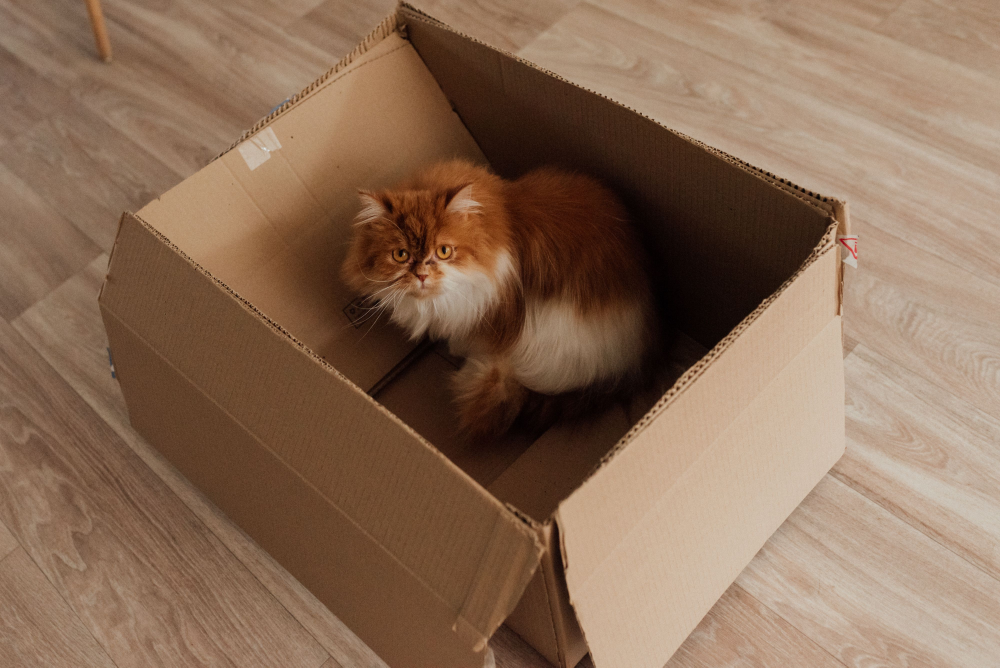
#> input picture assets/s006/f1-settled.jpg, 4000 x 2670 px (shown at 1/4 size)
$ python crop_photos.py
#> lines starting #> are read from the running program, lines starting #| are printed output that depends on the picture
#!/usr/bin/env python3
"""静止画3枚を1080x1920に中央基準でクロップ（gen_diagrams.pyのcover_cropと同じ考え方）。"""
import pathlib
from PIL import Image

OW, OH = 1080, 1920
HERE = pathlib.Path(__file__).parent

# (ファイル名, 水平方向のアンカー 0.0=左端基準 0.5=中央 1.0=右端基準)
JOBS = [
    ("f1-settled.jpg", 0.5),
    ("f4-peer.jpg", 0.5),
    ("f5-refuge.jpg", 0.5),
]

def cover_crop(im, ow, oh, x_anchor=0.5, y_anchor=0.5):
#> called with ow = 1080, oh = 1920, x_anchor = 0.5, y_anchor = 0.5
    im = im.convert("RGB")
#> im is the input picture: PIL image 4000x2670 RGB; mean R, G, B 137.4, 108.4, 86.6
    s = max(ow / im.width, oh / im.height)
#> s = 0.719
    im = im.resize((round(im.width * s), round(im.height * s)), Image.LANCZOS)
#> im: PIL image 2876x1920 RGB
    l = round((im.width - ow) * x_anchor)
#> l = 898
    t = round((im.height - oh) * y_anchor)
#> t = 0
    return im.crop((l, t, l + ow, t + oh))
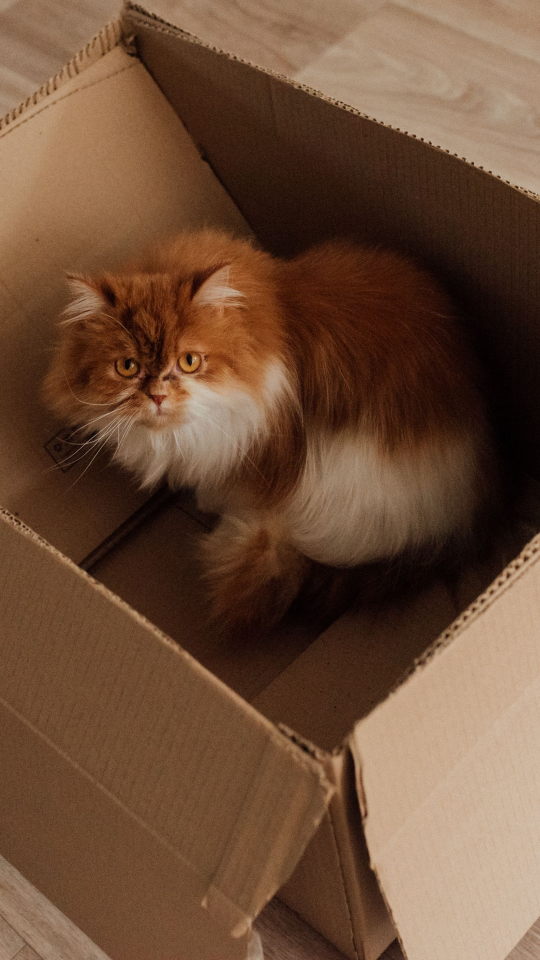
#> returned value: PIL image 1080x1920 RGB (shown at 1/2 size); mean R, G, B 109.2, 77.6, 55.8

for name, x_anchor in JOBS:
    src = HERE / name
    im = cover_crop(Image.open(src), OW, OH, x_anchor=x_anchor)
    out = HERE / name.replace(".jpg", "-cropped.jpg")
    im.save(out, quality=93)
    print(out)
#> pass 2 of the loop `for name, x_anchor in JOBS:`:
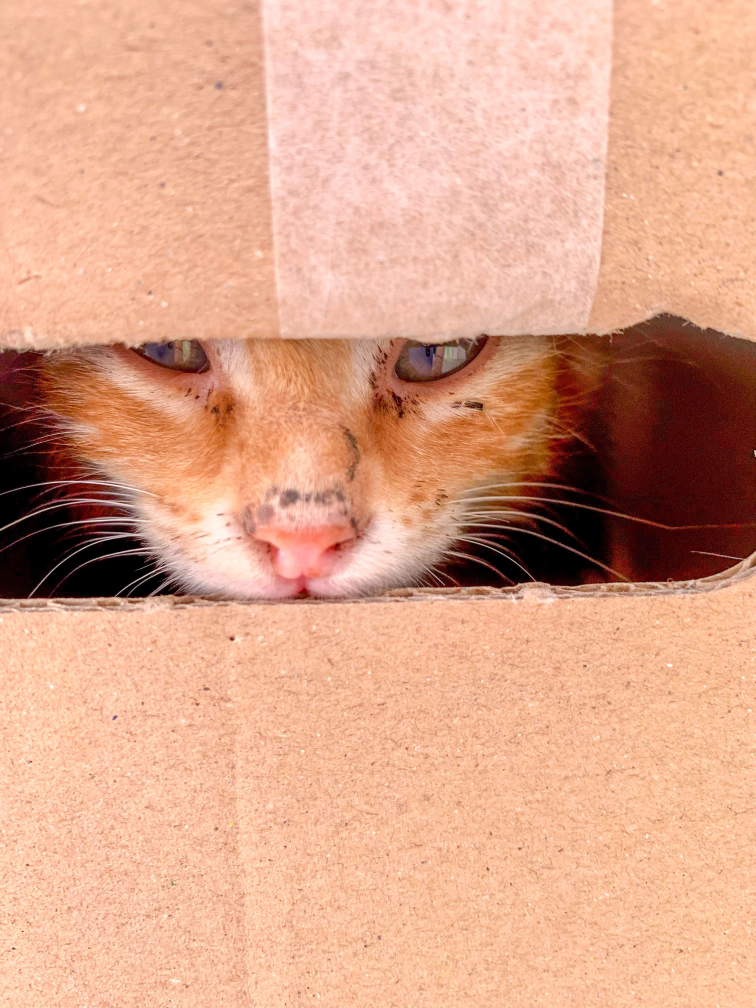
#> input picture assets/s006/f4-peer.jpg, 3024 x 4032 px (shown at 1/4 size)
#> in cover_crop, im is the input picture: PIL image 3024x4032 RGB; mean R, G, B 220.2, 165.2, 138.3
#> im: PIL image 1440x1920 RGB
#> in cover_crop (call 2), `return im.crop((l, t, l + ow, t + oh))`:
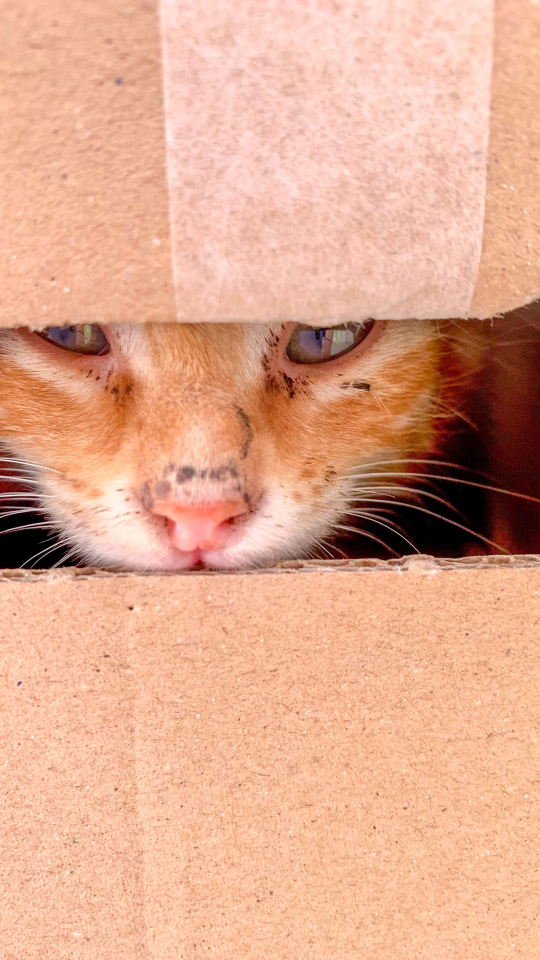
#> returned value: PIL image 1080x1920 RGB (shown at 1/2 size); mean R, G, B 225.2, 169.8, 142.9
#> pass 3 of the loop `for name, x_anchor in JOBS:`:
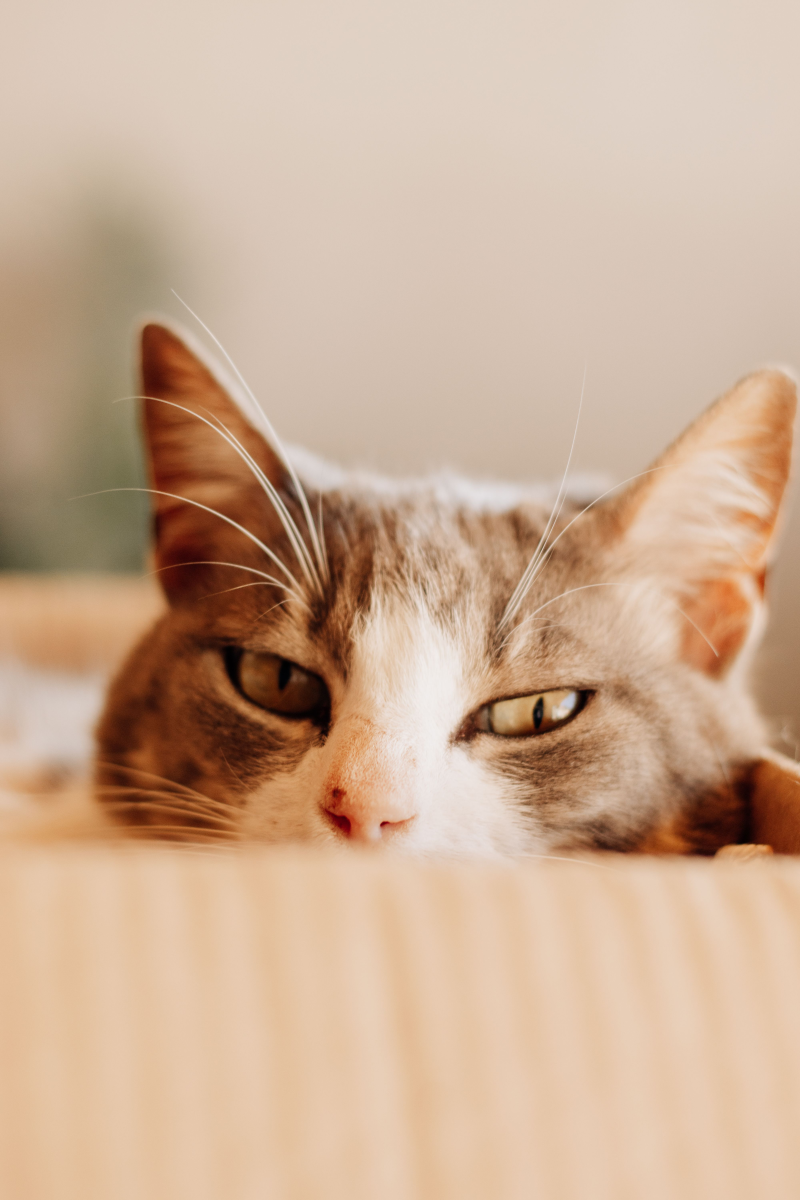
#> input picture assets/s006/f5-refuge.jpg, 4000 x 6000 px (shown at 1/5 size)
#> in cover_crop, im is the input picture: PIL image 4000x6000 RGB; mean R, G, B 203.4, 173.2, 148.8
#> im: PIL image 1280x1920 RGB
#> in cover_crop (call 3), `return im.crop((l, t, l + ow, t + oh))`:
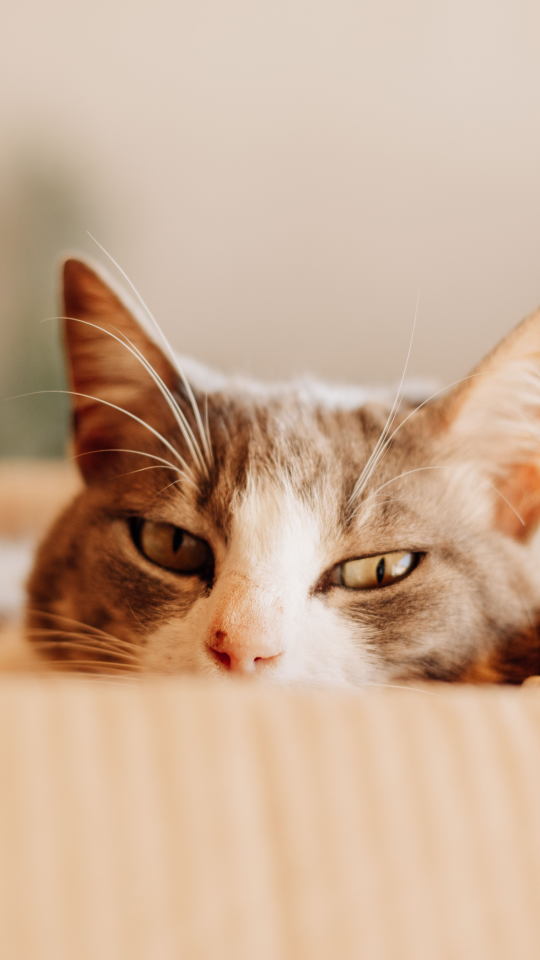
#> returned value: PIL image 1080x1920 RGB (shown at 1/2 size); mean R, G, B 203.1, 173.2, 149.2
